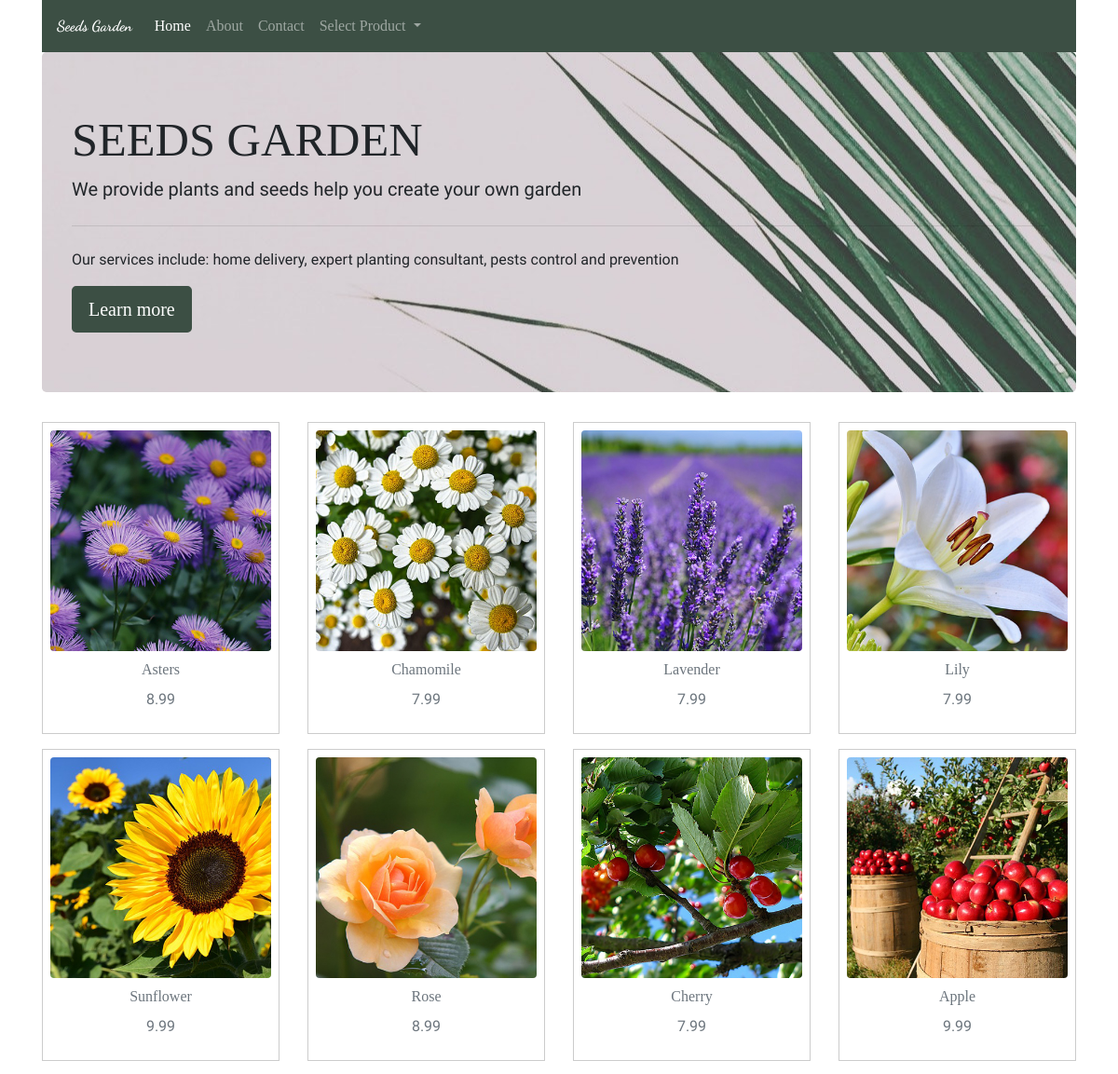
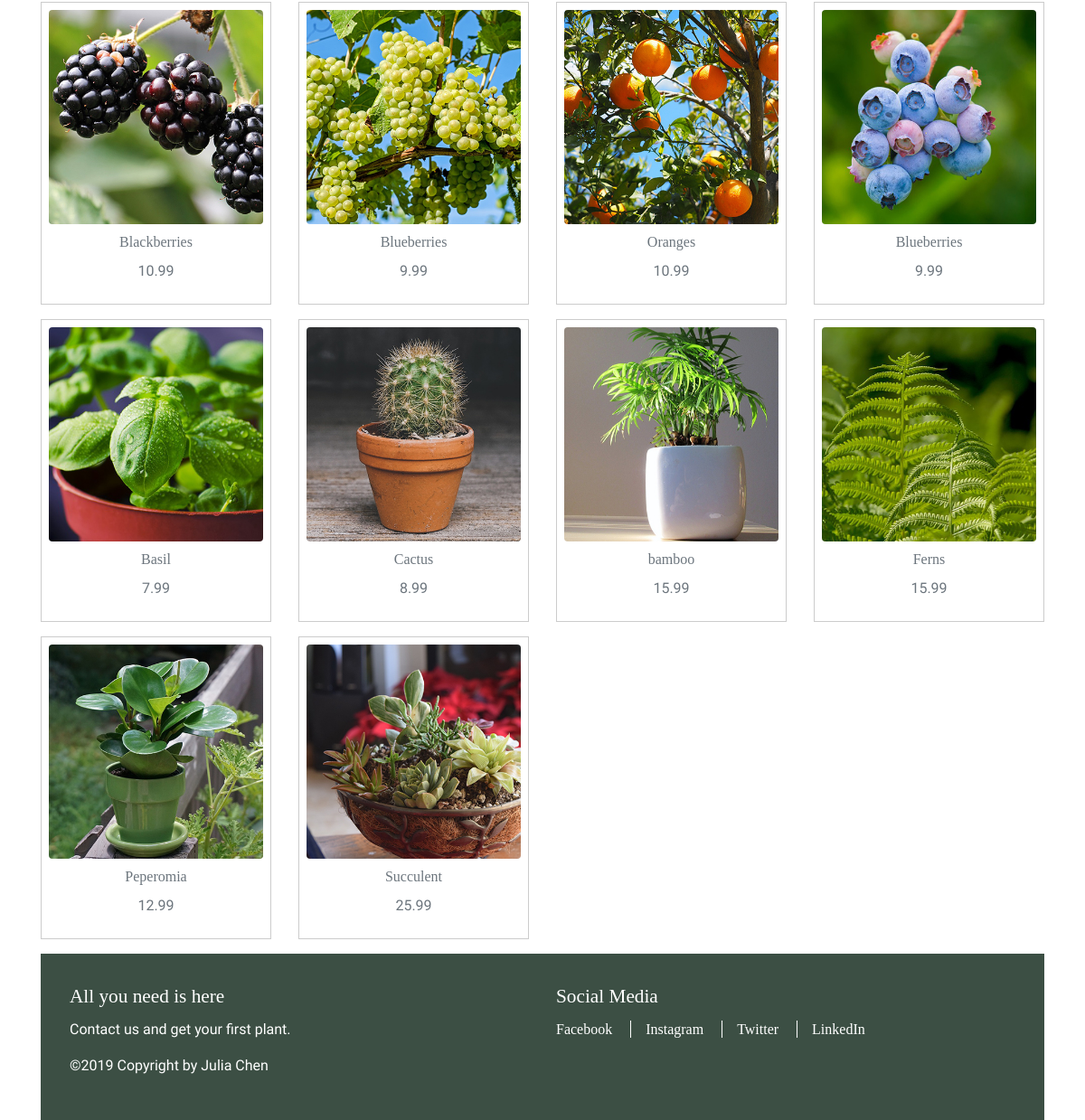
The page / on the database its author committed (2 pictures, top to bottom).
### tables this page shows
CREATE TABLE IF NOT EXISTS `products` (
  `products_id` int(4) UNSIGNED NOT NULL AUTO_INCREMENT,
  `prod_image` varchar(200) NOT NULL,
  `prod_code` varchar(50) NOT NULL,
  `prod_name` varchar(100) NOT NULL,
  `prod_price` decimal(5,2) NOT NULL,
  PRIMARY KEY (`products_id`)
);

### web-service/get-data.php (the view, shortened to what this page needs)
<?php
global $pdo;
$q = "SELECT * FROM `products`";
$prepared = $pdo->prepare($q);
$prepared->execute();
$data = $prepared->fetchAll(PDO::FETCH_ASSOC);
$markup = "";
if(!isset($_GET['prod-id'])) {
    foreach($data as $value) {
        $markup .= "<div class='product col col-12 col-sm-6 col-md-3 text-center'>
                        <figure class='figure'>
                            <img src='{$value['prod_image']}' alt='${value['prod_name']}' class='figure-img img-fluid rounded'>
                            <figcaption class='figure-caption text-center'>
                                <h5>{$value['prod_name']}</h5>
                                <p>{$value['prod_price']}</p>
                            </figcaption>
                        </figure>
                    </div>";
    }
}
?>

### index.php (shortened to what this page needs)
<?php
include "./db-connection/connect.php";
include "./web-service/get-data.php";
?>
<!DOCTYPE html>
<html lang="en">
<head>
    <?php include "./includes/styles.php"; ?>
</head>
<body>
    <header>
        <div class="container">
            <?php include "./includes/navigation.php"; ?>
            <?php include "./includes/masthead.php"; ?>
        </div>
    </header>
    <main>
        <div class="container">
            <div class="row">
                <?php
        if(isset($markup)) {
            echo $markup;}
        ?>
            </div>
        </div>
    </main>
    <?php include "./includes/footer.php"; ?>
</body>
</html>

### includes/styles.php (shortened to what this page needs)
<link rel="stylesheet" href="https://stackpath.bootstrapcdn.com/bootstrap/4.3.1/css/bootstrap.min.css">
<link rel="stylesheet" href="./css/style.css">

### includes/navigation.php (shortened to what this page needs)
<nav class="navbar navbar-expand-lg navbar-dark">
    <a class="navbar-brand" href="#">Seeds Garden</a>
    <div class="collapse navbar-collapse" id="navbarSupportedContent">
        <ul class="navbar-nav mr-auto">
            <li class="nav-item active">
                <a class="nav-link" href="./index.php">Home</a>
            </li>
            <li class="nav-item">
                <a class="nav-link" href="./about.php">About</a>
            </li>
            <li class="nav-item">
                <a class="nav-link" href="./contact.php">Contact</a>
            </li>
            <li class="nav-item dropdown">
                <a class="nav-link dropdown-toggle" href="#" id="navbarDropdown" role="button" data-toggle="dropdown" aria-haspopup="true" aria-expanded="false">
                    Select Product
                </a>
            </li>
        </ul>
    </div>
</nav>

### includes/masthead.php
<div class="jumbotron">
    <h1 class="display-4">SEEDS GARDEN</h1>
    <p class="lead">We provide plants and seeds help you create your own garden</p>
    <hr class="my-4">
    <p>Our services include: home delivery, expert planting consultant, pests control and prevention</p>
    <a class="btn btn-lg" href="#" role="button">Learn more</a>
</div>

### includes/footer.php
<footer>
    <div class="container">
        <div class="footer">
            <div class="row">
                <div class="col col-12 col-lg-6">
                    <h4>All you need is here</h4>
                    <p>Contact us and get your first plant.</p>
                </div>
                <div class="col col-12 col-lg-6">
                    <h4>Social Media</h4>
                    <ul>
                        <li><a href="https://www.facebook.com/">Facebook</a></li>
                        <li><a href="https://www.instagram.com/">Instagram</a></li>
                        <li><a href="https://twitter.com/">Twitter</a></li>
                        <li><a href="https://www.linkedin.com/">LinkedIn</a></li>
                    </ul>
                </div>
            </div>
            <p>&copy;2019 Copyright by Julia Chen</p>
        </div>
    </div>
</footer>

### css/style.css (style rules this page uses)
h1, h2, h3, h4, h5, a { font-family: 'Libre Baskerville', serif; line-height: 1.5em; }
body, li { font-family: 'Hind Siliguri', sans-serif; }
nav a.navbar-brand { font-family: 'Dancing Script', cursive; font-weight: bold; font-size: 1rem; }
p { line-height: 1.5em; font-size: 1rem; }
h1.display-4 { font-size: 3.15rem; }
p.lead, .jumbotron a.btn { font-size: 1.25rem; }
h4 { font-size: 1.33rem; }
h5 { font-size: 1rem; }
nav { background-color: #3c4f44; }
.jumbotron { background-image: url(../img/green.jpg); background-repeat: no-repeat; background-position: center; background-size: auto; }
.jumbotron a.btn { background-color: #3c4f44; border: 2px solid #3c4f44; color: #fff; }
.figure { border: 1px solid #ccc; padding: 0.5rem; }
.footer { background-color: #3c4f44; color: #fff; padding: 2rem; }
.footer a, .footer a:link, .footer a:visited { color: #fff; text-decoration: none }
@media only screen and (min-width: 48rem) { p { font-size: 1rem; } }
@media only screen and (min-width: 48rem) { footer ul { padding-left: 0; } }
@media only screen and (min-width: 48rem) { footer li { display: inline; padding-right: 1rem; padding-left: 1rem; border-left: 1px solid #fff; } }
@media only screen and (min-width: 48rem) { footer li:first-child { border-left: 0; padding-left: 0; } }

### rows shown on the page
products: prod_image (picture), prod_name "Asters", prod_price "8.99"
products: prod_image (picture), prod_name "Chamomile", prod_price "7.99"
products: prod_image (picture), prod_name "Lavender", prod_price "7.99"
products: prod_image (picture), prod_name "Lily", prod_price "7.99"
products: prod_image (picture), prod_name "Sunflower", prod_price "9.99"
products: prod_image (picture), prod_name "Rose", prod_price "8.99"
products: prod_image (picture), prod_name "Cherry", prod_price "7.99"
products: prod_image (picture), prod_name "Apple", prod_price "9.99"
products: prod_image (picture), prod_name "Blackberries", prod_price "10.99"
products: prod_image (picture), prod_name "Blueberries", prod_price "9.99"
products: prod_image (picture), prod_name "Oranges", prod_price "10.99"
products: prod_image (picture), prod_name "Blueberries", prod_price "9.99"
products: prod_image (picture), prod_name "Basil", prod_price "7.99"
products: prod_image (picture), prod_name "Cactus", prod_price "8.99"
products: prod_image (picture), prod_name "bamboo", prod_price "15.99"
products: prod_image (picture), prod_name "Ferns", prod_price "15.99"
products: prod_image (picture), prod_name "Peperomia", prod_price "12.99"
products: prod_image (picture), prod_name "Succulent", prod_price "25.99"
